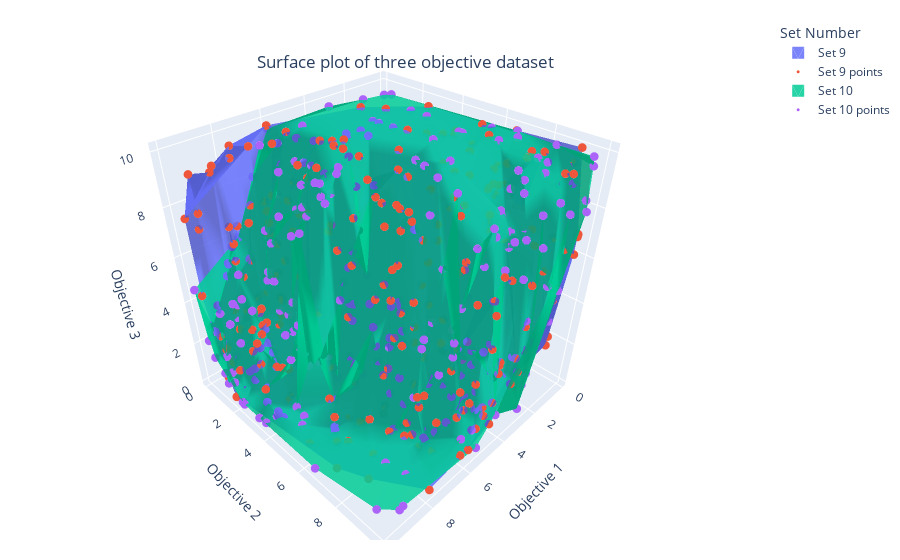

Notebook code for this chart:
### Markdown cell above
### Three objective 3d surface graph
Use the `type="surface"` argument for connected 3d surface for each dataset.

### Code cell
import eafpy as eaf
sets = eaf.read_datasets("uniform-250-10-3d.txt")
subset = sets[sets[:,-1] > 8] 

plot = eaf.plot_datasets(subset, type="surface")
plot.show()

### Figure 1 — Plotly figure (JSON) as saved in the notebook; plotly's stock layout.template omitted (floating-point values rounded to 4 significant figures; data arrays with more than 128 entries replaced by an {"elided": "..."} marker saying what was removed)
{"data": [{"name": "Set 9", "opacity": 0.85, "showlegend": true, "type": "mesh3d", "x": {"elided": "250 float values"}, "y": {"elided": "250 float values"}, "z": {"elided": "250 float values"}}, {"marker": {"size": 3}, "mode": "markers", "name": "Set 9 points", "showlegend": true, "type": "scatter3d", "x": {"elided": "250 float values"}, "y": {"elided": "250 float values"}, "z": {"elided": "250 float values"}}, {"name": "Set 10", "opacity": 0.85, "showlegend": true, "type": "mesh3d", "x": {"elided": "250 float values"}, "y": {"elided": "250 float values"}, "z": {"elided": "250 float values"}}, {"marker": {"size": 3}, "mode": "markers", "name": "Set 10 points", "showlegend": true, "type": "scatter3d", "x": {"elided": "250 float values"}, "y": {"elided": "250 float values"}, "z": {"elided": "250 float values"}}], "layout": {"legend": {"title": {"text": "Set Number"}}, "margin": {"b": 20, "l": 5, "r": 5, "t": 20}, "scene": {"xaxis": {"title": {"text": "Objective 1"}}, "yaxis": {"title": {"text": "Objective 2"}}, "zaxis": {"title": {"text": "Objective 3"}}}, "title": {"text": "Surface plot of three objective dataset", "x": 0.45, "xanchor": "center", "y": 0.9, "yanchor": "top"}}}
